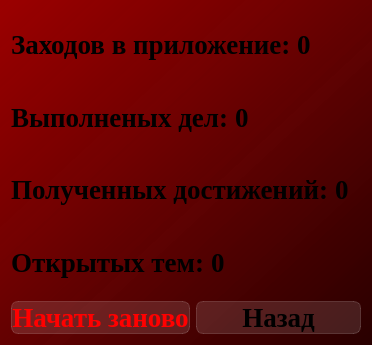
<?xml version="1.0" encoding="UTF-8"?>
<ui version="4.0">
 <class>Dialog_statistics</class>
 <widget class="QDialog" name="Dialog_statistics">
  <property name="geometry">
   <rect>
    <x>0</x>
    <y>0</y>
    <width>372</width>
    <height>345</height>
   </rect>
  </property>
  <property name="windowTitle">
   <string>Статистика</string>
  </property>
  <property name="styleSheet">
   <string notr="true">background-color: qlineargradient(spread:pad, x1:1, y1:1, x2:0, y2:0, stop:0 rgba(41, 0, 0, 255), stop:0.427447 rgba(91, 0, 0, 235), stop:1 rgba(155, 0, 0, 255));
font-family: Liberation Serif;</string>
  </property>
  <layout class="QVBoxLayout" name="verticalLayout">
   <item>
    <layout class="QHBoxLayout" name="horizontalLayout_visits">
     <item>
      <widget class="QLabel" name="label_visits">
       <property name="styleSheet">
        <string notr="true">text-align: center;
font-weight: bold;
font-size: 20pt;
background-color: none;</string>
       </property>
       <property name="text">
        <string>Заходов в приложение:</string>
       </property>
      </widget>
     </item>
     <item>
      <widget class="QLabel" name="label_count_visits">
       <property name="styleSheet">
        <string notr="true">text-align: center;
font-weight: bold;
font-size: 20pt;
background-color: none;
</string>
       </property>
       <property name="text">
        <string>0</string>
       </property>
      </widget>
     </item>
     <item>
      <spacer name="horizontalSpacer">
       <property name="orientation">
        <enum>Qt::Horizontal</enum>
       </property>
       <property name="sizeHint" stdset="0">
        <size>
         <width>40</width>
         <height>20</height>
        </size>
       </property>
      </spacer>
     </item>
    </layout>
   </item>
   <item>
    <layout class="QHBoxLayout" name="horizontalLayout_tasks">
     <item>
      <widget class="QLabel" name="label_tasks">
       <property name="styleSheet">
        <string notr="true">text-align: center;
font-weight: bold;
font-size: 20pt;
background-color: none;
border: none;</string>
       </property>
       <property name="text">
        <string>Выполненых дел:</string>
       </property>
      </widget>
     </item>
     <item>
      <widget class="QLabel" name="label_count_tasks">
       <property name="styleSheet">
        <string notr="true">text-align: center;
font-weight: bold;
font-size: 20pt;
background-color: none;
border: none;</string>
       </property>
       <property name="text">
        <string>0</string>
       </property>
      </widget>
     </item>
     <item>
      <spacer name="horizontalSpacer_2">
       <property name="orientation">
        <enum>Qt::Horizontal</enum>
       </property>
       <property name="sizeHint" stdset="0">
        <size>
         <width>40</width>
         <height>20</height>
        </size>
       </property>
      </spacer>
     </item>
    </layout>
   </item>
   <item>
    <layout class="QHBoxLayout" name="horizontalLayout_achievements">
     <item>
      <widget class="QLabel" name="label_achievements">
       <property name="styleSheet">
        <string notr="true">text-align: center;
font-weight: bold;
font-size: 20pt;
background-color: none;
border: none;</string>
       </property>
       <property name="text">
        <string>Полученных достижений:</string>
       </property>
      </widget>
     </item>
     <item>
      <widget class="QLabel" name="label_count_achievements">
       <property name="styleSheet">
        <string notr="true">text-align: center;
font-weight: bold;
font-size: 20pt;
background-color: none;
border: none;</string>
       </property>
       <property name="text">
        <string>0</string>
       </property>
      </widget>
     </item>
     <item>
      <spacer name="horizontalSpacer_3">
       <property name="orientation">
        <enum>Qt::Horizontal</enum>
       </property>
       <property name="sizeHint" stdset="0">
        <size>
         <width>40</width>
         <height>20</height>
        </size>
       </property>
      </spacer>
     </item>
    </layout>
   </item>
   <item>
    <layout class="QHBoxLayout" name="horizontalLayout_themes">
     <item>
      <widget class="QLabel" name="label_themes">
       <property name="styleSheet">
        <string notr="true">text-align: center;
font-weight: bold;
font-size: 20pt;
background-color: none;
border: none;</string>
       </property>
       <property name="text">
        <string>Открытых тем:</string>
       </property>
      </widget>
     </item>
     <item>
      <widget class="QLabel" name="label_count_themes">
       <property name="styleSheet">
        <string notr="true">text-align: center;
font-weight: bold;
font-size: 20pt;
background-color: none;
border: none;</string>
       </property>
       <property name="text">
        <string>0</string>
       </property>
      </widget>
     </item>
     <item>
      <spacer name="horizontalSpacer_4">
       <property name="orientation">
        <enum>Qt::Horizontal</enum>
       </property>
       <property name="sizeHint" stdset="0">
        <size>
         <width>40</width>
         <height>20</height>
        </size>
       </property>
      </spacer>
     </item>
    </layout>
   </item>
   <item>
    <layout class="QHBoxLayout" name="horizontalLayout">
     <item>
      <widget class="QPushButton" name="pushButton_restart_statistics">
       <property name="styleSheet">
        <string notr="true">QPushButton {
font-weight: bold;
font-size: 20pt;
text-align: center;
color: red;
background-color: rgba(255, 255, 255, 30);
border: 1px solid rgba(255, 255, 255, 40);
border-radius: 7px;
}

QPushButton:hover {
background-color: rgba(255, 255, 255, 40);
}
QPushButton:pressed {
background-color: rgba(255, 255, 255, 70);
}</string>
       </property>
       <property name="text">
        <string>Начать заново</string>
       </property>
      </widget>
     </item>
     <item>
      <widget class="QPushButton" name="pushButton_back">
       <property name="styleSheet">
        <string notr="true">QPushButton {
font-weight: bold;
font-size: 20pt;
text-align: center;
background-color: rgba(255, 255, 255, 30);
border: 1px solid rgba(255, 255, 255, 40);
border-radius: 7px;
}

QPushButton:hover {
background-color: rgba(255, 255, 255, 40);
}
QPushButton:pressed {
background-color: rgba(255, 255, 255, 70);
}</string>
       </property>
       <property name="text">
        <string>Назад</string>
       </property>
      </widget>
     </item>
    </layout>
   </item>
  </layout>
 </widget>
 <resources/>
 <connections/>
</ui>
